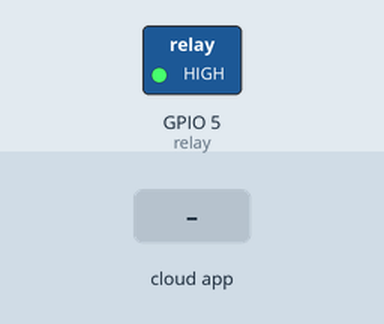
This sketch was run on a simulated ESP32. Shown: switched loads named in the sketch (green lamp = pin HIGH). The test bench sets the inputs (shaded band). WiFi joins after 1.5 s; servers stay silent unless stated; the Firebase database answers and starts empty; what the sketch prints to the serial monitor is not drawn.

Above: at 2.7 s.
2.8 s: the phone or cloud app sets SAMPLE to 1
At 3.7 s:
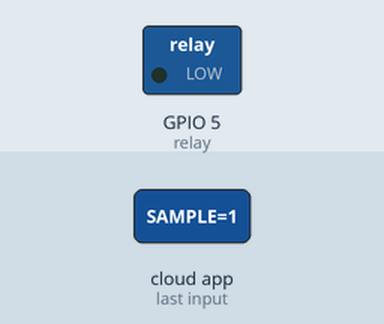
4.3 s: the phone or cloud app sets SAMPLE to 0
At 4.9 s:
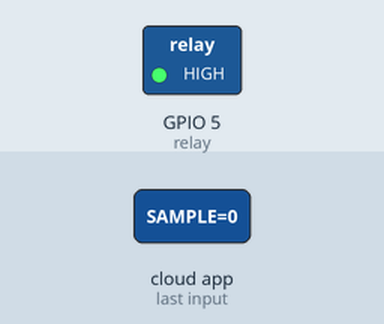
Timing chart, 0 to 7.3 s (numbered marks = the images above; inputs shaded):
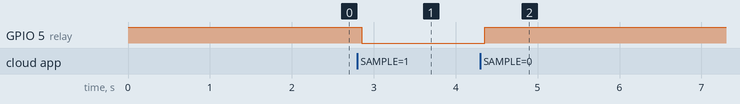

Measured:
- after the input at 2.8 s, GPIO 5 (relay): HIGH → LOW after 0.05 s
- after the input at 4.3 s, GPIO 5 (relay): LOW → HIGH after 0.06 s

The sketch:

SmartPlug.ino
```cpp
#include <Arduino.h>
#include <WiFi.h>
#include <FirebaseESP32.h>

// Provide the token generation process info.
#include <addons/TokenHelper.h>

// Provide the RTDB payload printing info and other helper functions.
#include <addons/RTDBHelper.h>
#define relay 5

/* 1. Define the WiFi credentials */
#define WIFI_SSID "--------"
#define WIFI_PASSWORD "--------"

// For the following credentials, see examples/Authentications/SignInAsUser/EmailPassword/EmailPassword.ino

/* 2. Define the API Key */
#define API_KEY "AIzaSyB_tv0vuiHJOxQxbsACSP3kMvlTErNjge0"

/* 3. Define the RTDB URL */
#define DATABASE_URL "esp32-1cd50-default-rtdb.firebaseio.com" //<databaseName>.firebaseio.com or <databaseName>.<region>.firebasedatabase.app

/* 4. Define the user Email and password that alreadey registerd or added in your project */
#define USER_EMAIL "pvguna45@gmail.com"
#define USER_PASSWORD "Guna@p@ss45"

// Define Firebase Data object
FirebaseData fbdo;

FirebaseAuth auth;
FirebaseConfig config;

unsigned long sendDataPrevMillis = 0;

unsigned long count = 0;

void setup()
{

  Serial.begin(115200);
pinMode(relay,OUTPUT);
digitalWrite(relay,1);
  WiFi.begin(WIFI_SSID, WIFI_PASSWORD);
  Serial.print("Connecting to Wi-Fi");
  while (WiFi.status() != WL_CONNECTED)
  {
    Serial.print(".");
    delay(300);
  }
  Serial.println();
  Serial.print("Connected with IP: ");
  Serial.println(WiFi.localIP());
  Serial.println();

  Serial.printf("Firebase Client v%s\n\n", FIREBASE_CLIENT_VERSION);

  config.api_key = API_KEY;


  auth.user.email = USER_EMAIL;
  auth.user.password = USER_PASSWORD;

  config.database_url = DATABASE_URL;


  config.token_status_callback = tokenStatusCallback;

  Firebase.reconnectWiFi(true);

  fbdo.setBSSLBufferSize(4096 );


  Firebase.begin(&config, &auth);

  Firebase.setDoubleDigits(5);
}

void loop()
{

 String a ="";

  Firebase.getString(fbdo, "/SAMPLE");
  a = fbdo.stringData();
Serial.println(a);

if(a=="1")
  {
digitalWrite(relay,0);
  }
if(a=="0")
  {
digitalWrite(relay,1);
  }


}
```
